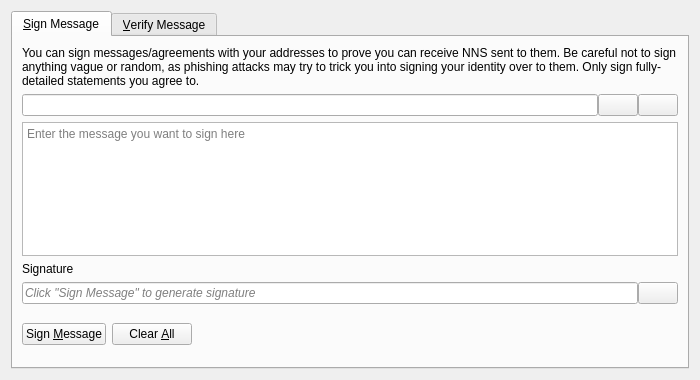
<?xml version="1.0" encoding="UTF-8"?>
<ui version="4.0">
 <class>SignVerifyMessageDialog</class>
 <widget class="QDialog" name="SignVerifyMessageDialog">
  <property name="geometry">
   <rect>
    <x>0</x>
    <y>0</y>
    <width>700</width>
    <height>380</height>
   </rect>
  </property>
  <property name="windowTitle">
   <string>Signatures - Sign / Verify a Message</string>
  </property>
  <property name="modal">
   <bool>true</bool>
  </property>
  <layout class="QVBoxLayout" name="verticalLayout">
   <item>
    <widget class="QTabWidget" name="tabWidget">
     <property name="currentIndex">
      <number>0</number>
     </property>
     <widget class="QWidget" name="tabSignMessage">
      <attribute name="title">
       <string>&amp;Sign Message</string>
      </attribute>
      <layout class="QVBoxLayout" name="verticalLayout_SM">
       <item>
        <widget class="QLabel" name="infoLabel_SM">
         <property name="text">
          <string>You can sign messages/agreements with your addresses to prove you can receive NNS sent to them. Be careful not to sign anything vague or random, as phishing attacks may try to trick you into signing your identity over to them. Only sign fully-detailed statements you agree to.</string>
         </property>
         <property name="textFormat">
          <enum>Qt::PlainText</enum>
         </property>
         <property name="wordWrap">
          <bool>true</bool>
         </property>
        </widget>
       </item>
       <item>
        <layout class="QHBoxLayout" name="horizontalLayout_1_SM">
         <property name="spacing">
          <number>0</number>
         </property>
         <item>
          <widget class="QValidatedLineEdit" name="addressIn_SM">
           <property name="toolTip">
            <string>The Bitcoin address to sign the message with</string>
           </property>
          </widget>
         </item>
         <item>
          <widget class="QPushButton" name="addressBookButton_SM">
           <property name="toolTip">
            <string>Choose previously used address</string>
           </property>
           <property name="text">
            <string/>
           </property>
           <property name="icon">
            <iconset resource="../bitcoin.qrc">
             <normaloff>:/icons/address-book</normaloff>:/icons/address-book</iconset>
           </property>
           <property name="shortcut">
            <string>Alt+A</string>
           </property>
           <property name="autoDefault">
            <bool>false</bool>
           </property>
          </widget>
         </item>
         <item>
          <widget class="QPushButton" name="pasteButton_SM">
           <property name="toolTip">
            <string>Paste address from clipboard</string>
           </property>
           <property name="text">
            <string/>
           </property>
           <property name="icon">
            <iconset resource="../bitcoin.qrc">
             <normaloff>:/icons/editpaste</normaloff>:/icons/editpaste</iconset>
           </property>
           <property name="shortcut">
            <string>Alt+P</string>
           </property>
           <property name="autoDefault">
            <bool>false</bool>
           </property>
          </widget>
         </item>
        </layout>
       </item>
       <item>
        <widget class="QPlainTextEdit" name="messageIn_SM">
         <property name="toolTip">
          <string>Enter the message you want to sign here</string>
         </property>
         <property name="placeholderText">
          <string>Enter the message you want to sign here</string>
         </property>
        </widget>
       </item>
       <item>
        <widget class="QLabel" name="signatureLabel_SM">
         <property name="text">
          <string>Signature</string>
         </property>
         <property name="textFormat">
          <enum>Qt::PlainText</enum>
         </property>
        </widget>
       </item>
       <item>
        <layout class="QHBoxLayout" name="horizontalLayout_2_SM">
         <property name="spacing">
          <number>0</number>
         </property>
         <item>
          <widget class="QLineEdit" name="signatureOut_SM">
           <property name="placeholderText">
            <string>Click "Sign Message" to generate signature</string>
           </property>
           <property name="font">
            <font>
             <italic>true</italic>
            </font>
           </property>
           <property name="readOnly">
            <bool>true</bool>
           </property>
          </widget>
         </item>
         <item>
          <widget class="QPushButton" name="copySignatureButton_SM">
           <property name="toolTip">
            <string>Copy the current signature to the system clipboard</string>
           </property>
           <property name="text">
            <string/>
           </property>
           <property name="icon">
            <iconset resource="../bitcoin.qrc">
             <normaloff>:/icons/editcopy</normaloff>:/icons/editcopy</iconset>
           </property>
           <property name="autoDefault">
            <bool>false</bool>
           </property>
          </widget>
         </item>
        </layout>
       </item>
       <item>
        <layout class="QHBoxLayout" name="horizontalLayout_3_SM">
         <item>
          <widget class="QPushButton" name="signMessageButton_SM">
           <property name="toolTip">
            <string>Sign the message to prove you own this Bitcoin address</string>
           </property>
           <property name="text">
            <string>Sign &amp;Message</string>
           </property>
           <property name="icon">
            <iconset resource="../bitcoin.qrc">
             <normaloff>:/icons/edit</normaloff>:/icons/edit</iconset>
           </property>
           <property name="autoDefault">
            <bool>false</bool>
           </property>
          </widget>
         </item>
         <item>
          <widget class="QPushButton" name="clearButton_SM">
           <property name="toolTip">
            <string>Reset all sign message fields</string>
           </property>
           <property name="text">
            <string>Clear &amp;All</string>
           </property>
           <property name="icon">
            <iconset resource="../bitcoin.qrc">
             <normaloff>:/icons/remove</normaloff>:/icons/remove</iconset>
           </property>
           <property name="autoDefault">
            <bool>false</bool>
           </property>
          </widget>
         </item>
         <item>
          <spacer name="horizontalSpacer_1_SM">
           <property name="orientation">
            <enum>Qt::Horizontal</enum>
           </property>
           <property name="sizeHint" stdset="0">
            <size>
             <width>40</width>
             <height>48</height>
            </size>
           </property>
          </spacer>
         </item>
         <item>
          <widget class="QLabel" name="statusLabel_SM">
           <property name="font">
            <font>
             <weight>75</weight>
             <bold>true</bold>
            </font>
           </property>
           <property name="text">
            <string/>
           </property>
           <property name="wordWrap">
            <bool>true</bool>
           </property>
          </widget>
         </item>
         <item>
          <spacer name="horizontalSpacer_2_SM">
           <property name="orientation">
            <enum>Qt::Horizontal</enum>
           </property>
           <property name="sizeHint" stdset="0">
            <size>
             <width>40</width>
             <height>48</height>
            </size>
           </property>
          </spacer>
         </item>
        </layout>
       </item>
      </layout>
     </widget>
     <widget class="QWidget" name="tabVerifyMessage">
      <attribute name="title">
       <string>&amp;Verify Message</string>
      </attribute>
      <layout class="QVBoxLayout" name="verticalLayout_VM">
       <item>
        <widget class="QLabel" name="infoLabel_VM">
         <property name="text">
          <string>Enter the receiver's address, message (ensure you copy line breaks, spaces, tabs, etc. exactly) and signature below to verify the message. Be careful not to read more into the signature than what is in the signed message itself, to avoid being tricked by a man-in-the-middle attack. Note that this only proves the signing party receives with the address, it cannot prove sendership of any transaction!</string>
         </property>
         <property name="textFormat">
          <enum>Qt::PlainText</enum>
         </property>
         <property name="alignment">
          <set>Qt::AlignLeading|Qt::AlignLeft|Qt::AlignTop</set>
         </property>
         <property name="wordWrap">
          <bool>true</bool>
         </property>
        </widget>
       </item>
       <item>
        <layout class="QHBoxLayout" name="horizontalLayout_1_VM">
         <property name="spacing">
          <number>0</number>
         </property>
         <item>
          <widget class="QValidatedLineEdit" name="addressIn_VM">
           <property name="toolTip">
            <string>The Bitcoin address the message was signed with</string>
           </property>
          </widget>
         </item>
         <item>
          <widget class="QPushButton" name="addressBookButton_VM">
           <property name="toolTip">
            <string>Choose previously used address</string>
           </property>
           <property name="text">
            <string/>
           </property>
           <property name="icon">
            <iconset resource="../bitcoin.qrc">
             <normaloff>:/icons/address-book</normaloff>:/icons/address-book</iconset>
           </property>
           <property name="shortcut">
            <string>Alt+A</string>
           </property>
           <property name="autoDefault">
            <bool>false</bool>
           </property>
          </widget>
         </item>
        </layout>
       </item>
       <item>
        <widget class="QPlainTextEdit" name="messageIn_VM">
          <property name="toolTip">
            <string>The signed message to verify</string>
          </property>
          <property name="placeholderText">
            <string>The signed message to verify</string>
          </property>
        </widget>
       </item>
       <item>
        <widget class="QValidatedLineEdit" name="signatureIn_VM">
          <property name="toolTip">
            <string>The signature given when the message was signed</string>
          </property>
          <property name="placeholderText">
            <string>The signature given when the message was signed</string>
          </property>
        </widget>
       </item>
       <item>
        <layout class="QHBoxLayout" name="horizontalLayout_2_VM">
         <item>
          <widget class="QPushButton" name="verifyMessageButton_VM">
           <property name="toolTip">
            <string>Verify the message to ensure it was signed with the specified Bitcoin address</string>
           </property>
           <property name="text">
            <string>Verify &amp;Message</string>
           </property>
           <property name="icon">
            <iconset resource="../bitcoin.qrc">
             <normaloff>:/icons/transaction_0</normaloff>:/icons/transaction_0</iconset>
           </property>
           <property name="autoDefault">
            <bool>false</bool>
           </property>
          </widget>
         </item>
         <item>
          <widget class="QPushButton" name="clearButton_VM">
           <property name="toolTip">
            <string>Reset all verify message fields</string>
           </property>
           <property name="text">
            <string>Clear &amp;All</string>
           </property>
           <property name="icon">
            <iconset resource="../bitcoin.qrc">
             <normaloff>:/icons/remove</normaloff>:/icons/remove</iconset>
           </property>
           <property name="autoDefault">
            <bool>false</bool>
           </property>
          </widget>
         </item>
         <item>
          <spacer name="horizontalSpacer_1_VM">
           <property name="orientation">
            <enum>Qt::Horizontal</enum>
           </property>
           <property name="sizeHint" stdset="0">
            <size>
             <width>40</width>
             <height>48</height>
            </size>
           </property>
          </spacer>
         </item>
         <item>
          <widget class="QLabel" name="statusLabel_VM">
           <property name="font">
            <font>
             <weight>75</weight>
             <bold>true</bold>
            </font>
           </property>
           <property name="text">
            <string/>
           </property>
           <property name="wordWrap">
            <bool>true</bool>
           </property>
          </widget>
         </item>
         <item>
          <spacer name="horizontalSpacer_2_VM">
           <property name="orientation">
            <enum>Qt::Horizontal</enum>
           </property>
           <property name="sizeHint" stdset="0">
            <size>
             <width>40</width>
             <height>48</height>
            </size>
           </property>
          </spacer>
         </item>
        </layout>
       </item>
      </layout>
     </widget>
    </widget>
   </item>
  </layout>
 </widget>
 <customwidgets>
  <customwidget>
   <class>QValidatedLineEdit</class>
   <extends>QLineEdit</extends>
   <header>qt/qvalidatedlineedit.h</header>
  </customwidget>
 </customwidgets>
 <resources>
  <include location="../bitcoin.qrc"/>
 </resources>
 <connections/>
</ui>
